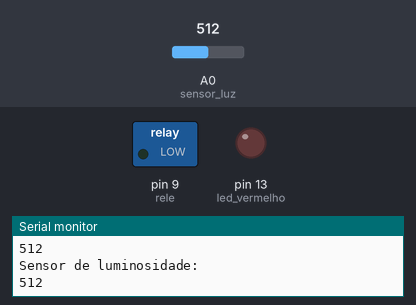
Recording of a sketch running on a simulated Arduino Uno, built with avr-gcc and run on an emulated ATmega328P. Parts: switched loads named in the sketch (green lamp = pin HIGH), output pins drawn as LEDs (lit = HIGH), the last lines printed to the serial monitor. Inputs (shaded band) come from the test bench; at power-on: A0 (sensor_luz) = 512.

Above: at 10.8 s.
10.9 s: A0 (sensor_luz) set to 44
21.2 s: A0 (sensor_luz) set to 37
At 31.2 s:
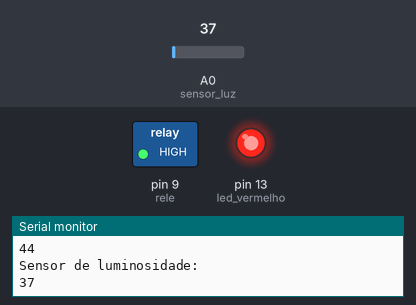
31.5 s: A0 (sensor_luz) set to 122
At 41.2 s:
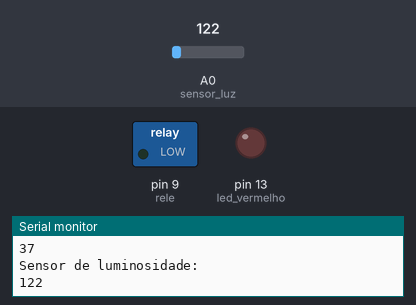
41.5 s: A0 (sensor_luz) set to 30
At 51.4 s:
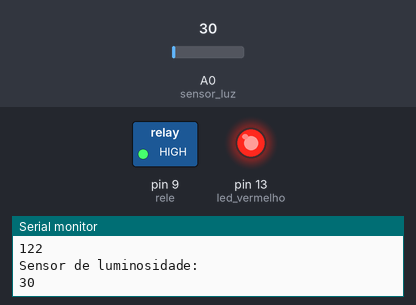
Timing chart, 0 to 52.5 s (numbered marks = the images above; inputs shaded):
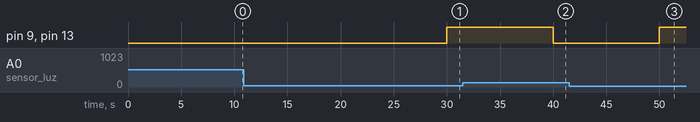

The sketch:

releSensorLuz.ino
```cpp
#include "SoftwareSerial.h"

//variáveis
int led_vermelho = 13;
int sensor_luz = A0;
int rele = 9;
int ligado = 0;
int retorno_sensor_luz = 0;

void setup() {

  Serial.begin(9600);

  // inicializa as variáveis e portas
  pinMode(sensor_luz, INPUT);

  pinMode(led_vermelho, OUTPUT);
  pinMode(rele, OUTPUT);

}

void loop() {

  retorno_sensor_luz = analogRead(sensor_luz);

  Serial.println("Sensor de luminosidade:");
  Serial.println(retorno_sensor_luz);

  if (retorno_sensor_luz > 40)
  {
      apagar_luz();
  }
  else
  {
      acender_luz();
  }

  delay(10000);
}

void acender_luz(){

    //Acende o LED
    digitalWrite(led_vermelho, HIGH);
    digitalWrite(rele, HIGH);

    ligado = 1;
}

void apagar_luz(){

    //Apaga o LED
    digitalWrite(led_vermelho, LOW);
    digitalWrite(rele, LOW);

    ligado = 0;
}
```

Measured:
- the behaviour switches between 41 and 40 on A0 (sensor_luz) (found by bisection; images 0 and 1)
- after the input at 21.2 s, pin 9 (rele), pin 13 (led_vermelho): LOW → HIGH after 8.8 s
- after the input at 31.5 s, pin 9 (rele), pin 13 (led_vermelho): HIGH → LOW after 8.5 s
- after the input at 41.5 s, pin 9 (rele), pin 13 (led_vermelho): LOW → HIGH after 8.5 s
